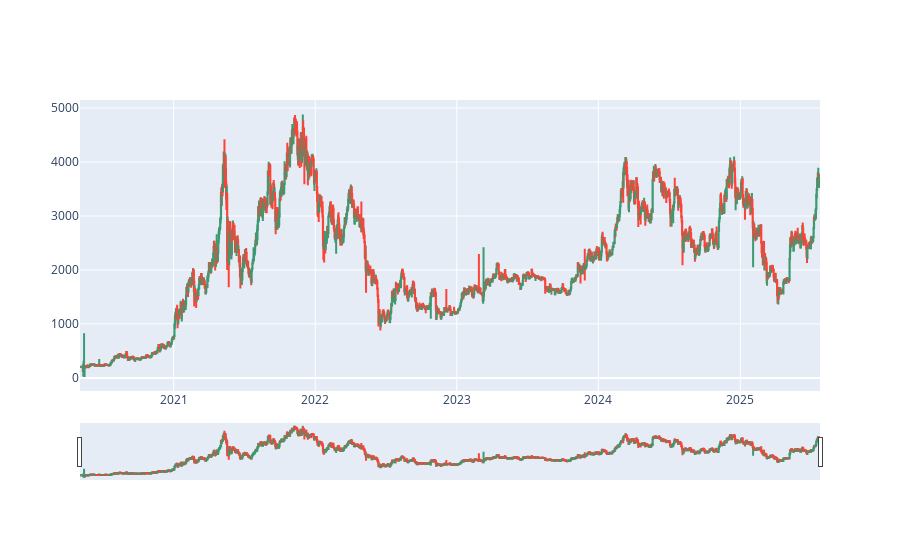

This figure's notebook cell:
### Markdown cell above
## Plotting an interactive chart with Plotly

Let’s try interactive charts. You can pan and zoom into interactive charts, making them easier to explore.

Plotly uses its JavaScript library to make the chart interactive on any HTML page.

### Code cell
import plotly.graph_objects as go
from plotly.offline import iplot

fig = go.Figure(data=[go.Candlestick(x=eth_usdc_pair['timestamp'],
                open=eth_usdc_pair['open'],
                high=eth_usdc_pair['high'],
                low=eth_usdc_pair['low'],
                close=eth_usdc_pair['close'])])
iplot(fig)

### Figure 1 — Plotly figure (JSON) as saved in the notebook; plotly's stock layout.template omitted (floating-point values rounded to 4 significant figures; data arrays with more than 128 entries replaced by an {"elided": "..."} marker saying what was removed)
{"data": [{"close": {"elided": "1904 float values"}, "high": {"elided": "1904 float values"}, "low": {"elided": "1904 float values"}, "open": {"elided": "1904 float values"}, "type": "candlestick", "x": {"elided": "1904 str values"}}], "layout": {}}
